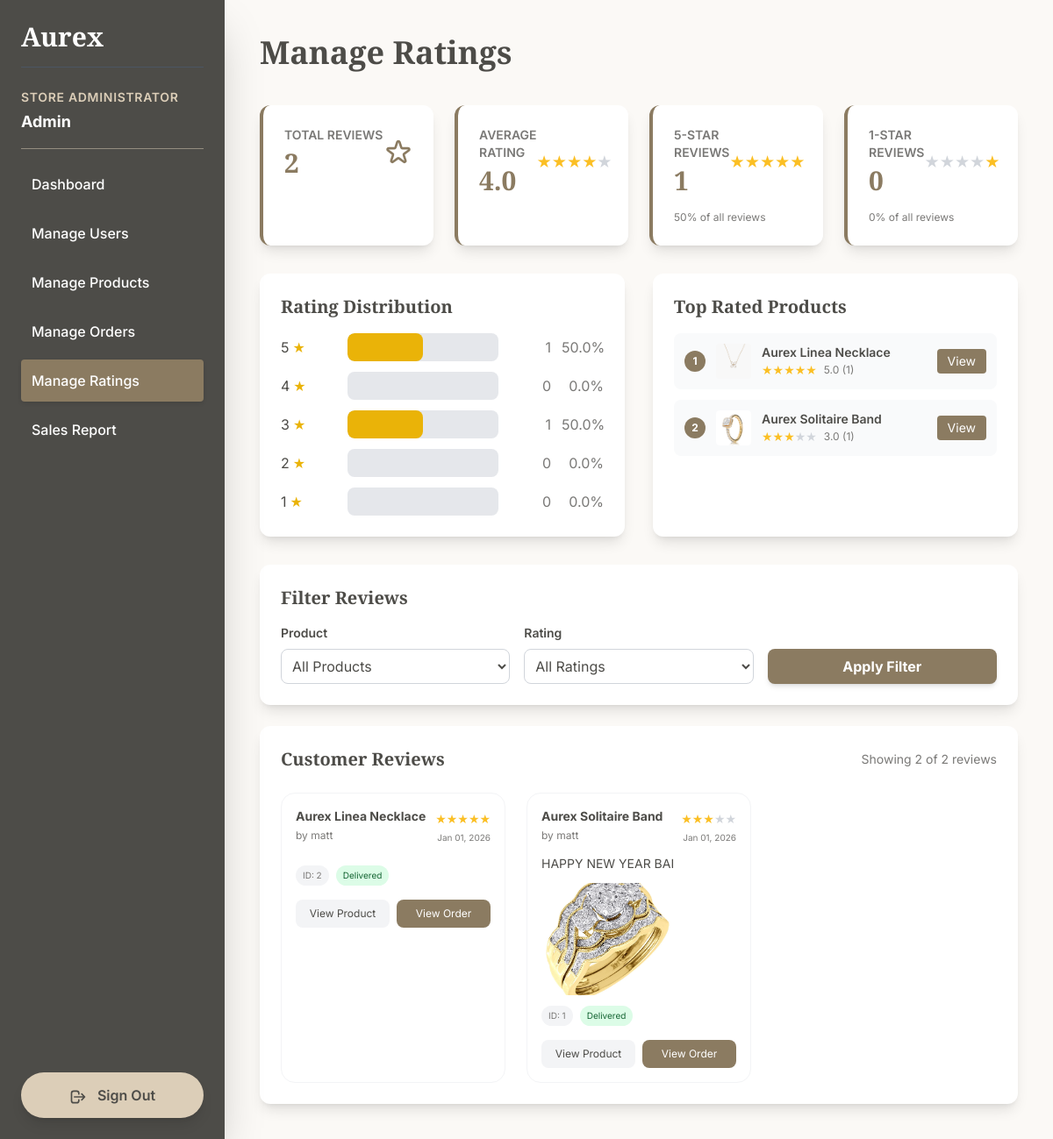
Screenshot of /manage_ratings.php (signed in) with the database file from the repository.
### tables this page shows
CREATE TABLE `user` (
  `User_ID` int(11) NOT NULL,
  `Name` varchar(255) NOT NULL,
  `Email` varchar(255) NOT NULL,
  `Password` varchar(255) DEFAULT NULL,
  `Phone` int(11) DEFAULT NULL,
  `Address` varchar(255) DEFAULT NULL,
  `Profile_Picture` varchar(255) DEFAULT NULL,
  `Role` varchar(255) NOT NULL,
  `Is_Logged_In` tinyint(1) NOT NULL DEFAULT 0,
  `user_secret_key` varchar(255) DEFAULT NULL,
  `last_2fa_verification` datetime DEFAULT NULL,
  `google_id` varchar(255) DEFAULT NULL
);

CREATE TABLE `product` (
  `Product_ID` int(11) NOT NULL,
  `Category_ID` int(11) NOT NULL,
  `Name` varchar(255) NOT NULL,
  `Description` varchar(255) NOT NULL,
  `Price` int(11) NOT NULL,
  `Stock` varchar(255) NOT NULL,
  `Availability` varchar(255) NOT NULL,
  `Images` varchar(255) NOT NULL,
  `Rating` varchar(255) NOT NULL,
  `Avg_Rating` decimal(3,2) DEFAULT 0.00,
  `Rating_Count` int(11) DEFAULT 0
);

CREATE TABLE `order_ratings` (
  `Rating_ID` int(11) NOT NULL,
  `Order_ID` int(11) NOT NULL,
  `User_ID` int(11) NOT NULL,
  `Product_ID` int(11) NOT NULL,
  `Rating` int(11) NOT NULL COMMENT '1-5 stars',
  `Review_Text` text DEFAULT NULL,
  `Review_Image` varchar(255) DEFAULT NULL,
  `Rating_Date` datetime NOT NULL DEFAULT current_timestamp()
);

CREATE TABLE `orders` (
  `Order_ID` int(11) NOT NULL,
  `User_ID` int(11) NOT NULL,
  `Order_Date` datetime DEFAULT current_timestamp(),
  `Total_Amount` decimal(10,2) NOT NULL,
  `Status` varchar(50) DEFAULT 'Pending',
  `Shipping_Address` text DEFAULT NULL,
  `Phone_Number` varchar(20) DEFAULT NULL,
  `Email` varchar(100) DEFAULT NULL,
  `Latitude` decimal(10,8) DEFAULT NULL,
  `Longitude` decimal(11,8) DEFAULT NULL,
  `Tracking_Status` varchar(100) DEFAULT 'Order Placed'
);

### manage_ratings.php (the view, shortened to what the rows shown need)
<?php
require_once 'db_connect.php';
$user_id = $_SESSION['User_ID'];
$sql = "SELECT Name FROM user WHERE User_ID = ?";
$stmt = $pdo->prepare($sql);
$stmt->execute([$user_id]);
$user = $stmt->fetch();
$userName = htmlspecialchars($user['Name']);
try {
    $sql = "
            SELECT
                r.Rating_ID,
                r.Rating,
                r.Review_Text,
                r.Rating_Date,
                r.Review_Image,
                u.Name as UserName,
                u.User_ID,
                u.Email,
                p.Name as ProductName,
                p.Product_ID,
                o.Order_ID,
                o.Status as OrderStatus
            FROM order_ratings r
            JOIN product p ON r.Product_ID = p.Product_ID
            JOIN user u ON r.User_ID = u.User_ID
            JOIN orders o ON r.Order_ID = o.Order_ID
            ORDER BY r.Rating_Date DESC
        ";
    $stmt = $pdo->query($sql);
    $ratings = $stmt->fetchAll(PDO::FETCH_ASSOC);
} catch (PDOException $e) {
    error_log("Error fetching ratings: " . $e->getMessage());
    $ratings = [];
    $total_ratings = 0;
}
try {
    $top_products_sql = "
            SELECT
                p.Product_ID,
                p.Name,
                p.Images,
                COUNT(r.Rating_ID) as review_count,
                AVG(r.Rating) as avg_rating
            FROM product p
            LEFT JOIN order_ratings r ON p.Product_ID = r.Product_ID
            GROUP BY p.Product_ID, p.Name, p.Images
            HAVING review_count > 0
            ORDER BY avg_rating DESC, review_count DESC
            LIMIT 5
        ";
    $top_products_stmt = $pdo->query($top_products_sql);
    $top_products = $top_products_stmt->fetchAll(PDO::FETCH_ASSOC);
} catch (PDOException $e) {
    error_log("Error fetching top rated products: " . $e->getMessage());
    $top_products = [];
}
?>
<!DOCTYPE html>
<html lang="en">
<head>
    <script src="https://cdn.tailwindcss.com"></script>
</head>
<body class="flex antialiased">
    <div class="w-64 admin-sidebar h-screen p-6 fixed flex flex-col shadow-2xl z-20">
        <h1 class="font-serif text-white text-3xl font-bold mb-6 border-b border-gray-600 pb-4">Aurex</h1>
        <div class="text-white mb-4 border-b border-teal-light/50 pb-4">
            <p class="font-semibold text-sm text-teal-light uppercase tracking-wider">Store Administrator</p>
            <p class="text-lg font-bold text-white mt-1"><?= $userName ?></p>
        </div>
    </div>
    <div class="flex-1 ml-64 p-10">
        <div class="flex justify-between items-center mb-10">
            <h2 class="font-serif text-4xl font-bold text-brand-dark">Manage Ratings</h2>
        </div>
        <div class="grid grid-cols-1 lg:grid-cols-2 gap-8 mb-8">
            <div class="bg-white p-6 rounded-xl shadow-lg">
                <div class="space-y-3">
                    <?php if (empty($top_products)): ?>
                    <p class="text-brand-subtext text-sm">No rated products yet</p>
                    <?php else: ?>
                    <?php foreach ($top_products as $index => $product): ?>
                    <div class="flex items-center gap-3 p-3 bg-gray-50 rounded-lg hover:bg-gray-100 transition-colors">
                        <span
                            class="w-6 h-6 bg-brand-teal text-white text-xs font-bold rounded-full flex items-center justify-center">
                            <?= $index + 1 ?>
                        </span>
                        <img src="<?= htmlspecialchars($product['Images']) ?>"
                            alt="<?= htmlspecialchars($product['Name']) ?>" class="w-10 h-10 object-cover rounded">
                        <div class="flex-grow">
                            <p class="font-semibold text-brand-dark text-sm"><?= htmlspecialchars($product['Name']) ?>
                            </p>
                            <div class="flex items-center gap-2">
                                <div class="star-rating text-sm">
                                    <?php
                                            for ($i = 1; $i <= 5; $i++) {
                                                if ($i <= round($product['avg_rating'])) {
                                                    echo '★';
                                                } else {
                                                    echo '<span class="empty">★</span>';
                                                }
                                            }
                                            ?>
                                </div>
                                <span class="text-xs text-brand-subtext"><?= number_format($product['avg_rating'], 1) ?>
                                    (<?= $product['review_count'] ?>)</span>
                            </div>
                        </div>
                        <button onclick="viewProduct(<?= $product['Product_ID'] ?>)"
                            class="px-3 py-1 text-sm bg-brand-teal text-white rounded hover:bg-opacity-90 transition-colors">
                            View
                        </button>
                    </div>
                    <?php endforeach; ?>
                    <?php endif; ?>
                </div>
            </div>
        </div>
        <div class="bg-white p-6 rounded-xl shadow-lg">
            <?php if (empty($ratings)): ?>
            <div class="text-center py-12">
                <svg class="w-24 h-24 mx-auto text-gray-300 mb-4" fill="none" stroke="currentColor" viewBox="0 0 24 24">
                    <path stroke-linecap="round" stroke-linejoin="round" stroke-width="1.5"
                        d="M11.049 2.927c.3-.921 1.603-.921 1.902 0l1.519 4.674a1 1 0 00.95.69h4.915c.969 0 1.371 1.24.588 1.81l-3.976 2.888a1 1 0 00-.363 1.118l1.518 4.674c.3.922-.755 1.688-1.538 1.118l-3.976-2.888a1 1 0 00-1.176 0l-3.976 2.888c-.783.57-1.838-.197-1.538-1.118l1.518-4.674a1 1 0 00-.363-1.118l-3.976-2.888c-.784-.57-.38-1.81.588-1.81h4.914a1 1 0 00.951-.69l1.519-4.674z">
                    </path>
                </svg>
                <h3 class="text-xl font-semibold text-brand-dark mb-2">No Reviews Found</h3>
                <p class="text-brand-subtext">There are currently no reviews in the database.</p>
            </div>
            <?php else: ?>
            <div id="ratingsList" class="grid grid-cols-1 md:grid-cols-2 lg:grid-cols-3 gap-6">
                <?php foreach ($ratings as $rating): ?>
                <div class="rating-item hover-lift-card p-4 bg-white" data-product-id="<?= $rating['Product_ID'] ?>"
                    data-rating="<?= $rating['Rating'] ?>">
                    <div class="flex justify-between items-start mb-3">
                        <div>
                            <h4 class="font-bold text-brand-dark text-sm mb-1 truncate">
                                <?= htmlspecialchars($rating['ProductName']) ?></h4>
                            <p class="text-xs text-brand-subtext truncate">by
                                <?= htmlspecialchars($rating['UserName']) ?></p>
                        </div>
                        <div class="text-right">
                            <div class="star-rating text-sm mb-1">
                                <?php
                                        for ($i = 1; $i <= 5; $i++) {
                                            if ($i <= $rating['Rating']) {
                                                echo '★';
                                            } else {
                                                echo '<span class="empty">★</span>';
                                            }
                                        }
                                        ?>
                            </div>
                            <p class="text-[10px] text-brand-subtext">
                                <?= date('M d, Y', strtotime($rating['Rating_Date'])) ?></p>
                        </div>
                    </div>
                    <div class="mb-3">
                        <p class="text-brand-text text-sm line-clamp-3">
                            <?= htmlspecialchars($rating['Review_Text'] ?? 'No review text provided.') ?></p>
                    </div>
                    <?php if (!empty($rating['Review_Image'])): ?>
                    <div class="mb-3">
                        <img src="<?= htmlspecialchars($rating['Review_Image']) ?>" alt="Review Image"
                            class="review-image w-full h-32 object-cover" onclick="openImageModal(this.src)">
                    </div>
                    <?php endif; ?>
                    <div class="flex flex-wrap gap-2 items-center">
                        <span class="px-2 py-1 text-[10px] rounded-full bg-gray-100 text-brand-subtext">
                            ID: <?= $rating['Rating_ID'] ?>
                        </span>
                        <span class="px-2 py-1 text-[10px] rounded-full
                                        <?php
                                        switch ($rating['OrderStatus']) {
                                            case 'Delivered':
                                                echo 'bg-green-100 text-green-800';
                                                break;
                                        }
                                        ?>">
                            <?= $rating['OrderStatus'] ?>
                        </span>
                    </div>
                    <div class="grid grid-cols-2 gap-2 mt-4">
                        <button onclick="viewProduct(<?= $rating['Product_ID'] ?>)"
                            class="text-xs bg-gray-100 text-brand-dark py-2 rounded-lg hover:bg-gray-200 transition-colors">
                            View Product
                        </button>
                        <button
                            class="view-order-btn text-xs bg-brand-teal text-white py-2 rounded-lg hover:bg-opacity-90 transition-colors"
                            data-order-id="<?= $rating['Order_ID'] ?>">
                            View Order
                        </button>
                    </div>
                </div>
                <?php endforeach; ?>
            </div>
            <?php endif; ?>
        </div>
    </div>
</body>
</html>

### rows the page displays
user: Name "Admin"
product: Images (picture), Name "Aurex Linea Necklace", avg_rating "5.0", review_count "1"
product: Images (picture), Name "Aurex Solitaire Band", avg_rating "3.0", review_count "1"
order_ratings: Product_ID.Name "Aurex Linea Necklace", User_ID.Name "matt", Rating_Date "Jan 01, 2026", Rating_ID "2", Order_ID.Status "Delivered"
order_ratings: Product_ID.Name "Aurex Solitaire Band", User_ID.Name "matt", Rating 3 (drawn), Rating_Date "Jan 01, 2026", Review_Text "HAPPY NEW YEAR BAI", Review_Image (picture), Rating_ID "1", Order_ID.Status "Delivered"

### other values shown
$stats['total_reviews'] "2"
$stats['avg_rating'] "4.0"
$stats['five_star'] "1"
$stats['one_star'] "0"
$count "1"
$percentage "50.0"
$count "0"
$percentage "0.0"
count($ratings) "2"
$total_ratings "2"
